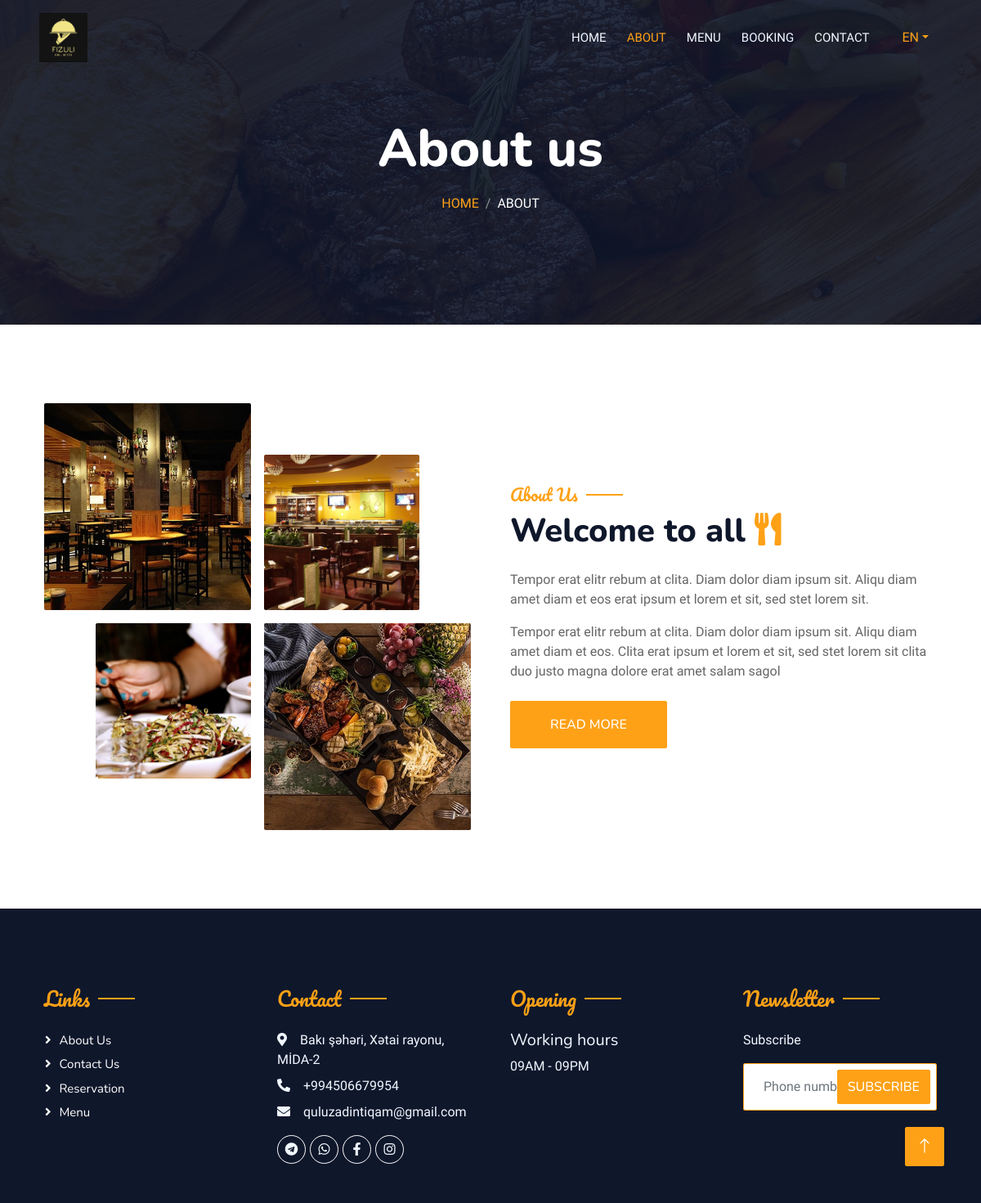
Page /about/ on the earlier database version.
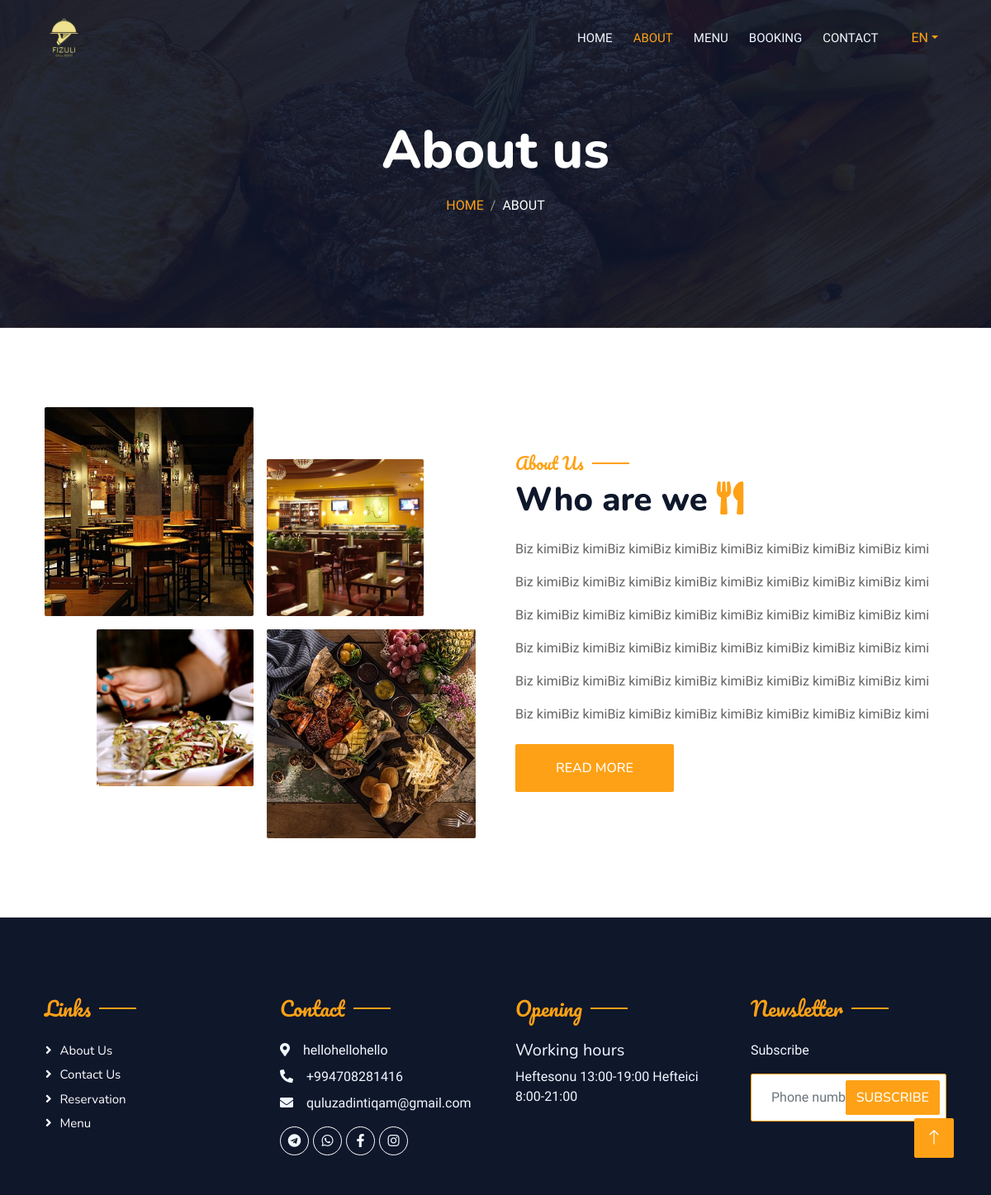
Same page on the later database version.
### restaurant/models.py (models this page shows, shortened)
class MainDetails(DateMixin, SlugMixin):
    location = models.TextField(verbose_name="Ünvan")
    phone_number = models.TextField(verbose_name="Əlaqə nömrəsi")
    email = models.EmailField(verbose_name="E-mail")
    working_time = models.TextField(verbose_name="İş vaxtları")
    logo = models.ImageField(upload_to=Uploader.upload_photo_for_logo, verbose_name="Saytın loqosu")
    video_url = models.TextField(verbose_name="Video linki", null=True, blank=True)
    map_url = models.TextField(verbose_name="Xerite linki", null=True, blank=True)
    class Meta:
        ordering = ("-created_at",)
        verbose_name = "Əsas məlumat"
        verbose_name_plural = "Əsas məlumatlar"

class AboutModel(DateMixin, SlugMixin):
    head = models.CharField(max_length=255, verbose_name="Haqqımızda başlıq hissəsi")
    description = RichTextField(verbose_name="Açıqlama")
    years_of_experience = models.CharField(max_length=255, verbose_name="Təcrübə")
    count_of_workers = models.CharField(max_length=255, verbose_name="İşçilərin sayı")
    img_1 = models.ImageField(upload_to=Uploader.upload_photo_for_about, verbose_name="Sol üst şəkil",
                              help_text="298x298")
    img_2 = models.ImageField(upload_to=Uploader.upload_photo_for_about, verbose_name="Sağ üst şəkil",
                              help_text="224x224")
    img_3 = models.ImageField(upload_to=Uploader.upload_photo_for_about, verbose_name="Sol aşağı şəkil",
                              help_text="224x224")
    img_4 = models.ImageField(upload_to=Uploader.upload_photo_for_about, verbose_name="Sağ aşağı şəkil",
                              help_text="298x298")
    class Meta:
        ordering = ("-created_at",)
        verbose_name = "Haqqımızda"
        verbose_name_plural = "Haqqımızda"

class SocialMedia(DateMixin, SlugMixin):
    social_media = models.CharField(max_length=255, choices=SOCIAL_CHOICES, verbose_name="Sosial media")
    link = models.TextField(verbose_name="Sosial media linki")
    class Meta:
        ordering = ("-created_at", )
        verbose_name = "Sosial media hesab"
        verbose_name_plural = "Sosial media hesabları"

### restaurant/views.py (the view)
# urls.py: path("about/", about_view, name='about'),
def about_view(request):
    about = AboutModel.objects.last()
    context = {
        "about": about,
    }
    return render(request, "about.html", context)

### restaurant/context_processors.py (called while the page is built)
def total_view(request):
    myvalue = request.POST.get("subscribe")
    if myvalue:
        obj = Subscribe(phone_number=myvalue)
        obj.save()
    details = MainDetails.objects.first()
    socials = SocialMedia.objects.all()
    return {"details": details, "socials": socials}

### templates/about.html
{% extends 'base.html' %}
{% load static %}
{% load i18n %}
{% get_current_language as LANGUAGE_CODE %}
{% get_available_languages as LANGUAGES %}
{% block body %}
            <div class="container-xxl py-5 bg-dark hero-header mb-5">
                <div class="container text-center my-5 pt-5 pb-4">
                    <h1 class="display-3 text-white mb-3 animated slideInDown">{% trans 'Meist' %}</h1>
                    <nav aria-label="breadcrumb">
                        <ol class="breadcrumb justify-content-center text-uppercase">
                            <li class="breadcrumb-item"><a href="{% url 'home' %}">{% trans 'Home' %}</a></li>
                            <li class="breadcrumb-item text-white active" aria-current="page">{% trans 'About' %}</li>
                        </ol>
                    </nav>
                </div>
            </div>
        </div>
        <div class="container-xxl py-5">
            <div class="container">
                <div class="row g-5 align-items-center">
                    <div class="col-lg-6">
                        <div class="row g-3">
                            <div class="col-6 text-start">
                                <img class="img-fluid rounded w-100 wow zoomIn" data-wow-delay="0.1s" src="{{about.img_1.url}}">
                            </div>
                            <div class="col-6 text-start">
                                <img class="img-fluid rounded w-75 wow zoomIn" data-wow-delay="0.3s" src="{{about.img_2.url}}" style="margin-top: 25%;">
                            </div>
                            <div class="col-6 text-end">
                                <img class="img-fluid rounded w-75 wow zoomIn" data-wow-delay="0.5s" src="{{about.img_3.url}}">
                            </div>
                            <div class="col-6 text-end">
                                <img class="img-fluid rounded w-100 wow zoomIn" data-wow-delay="0.7s" src="{{about.img_4.url}}">
                            </div>
                        </div>
                    </div>
                    <div class="col-lg-6">
                        <h5 class="section-title ff-secondary text-start text-primary fw-normal">{% trans 'About Us' %}</h5>
                        <h1 class="mb-4">{{about.head}} <i class="fa fa-utensils text-primary me-2"></i></h1>
                        <p class="mb-4">{{about.description|safe}}</p>
                        <a class="btn btn-primary py-3 px-5 mt-2" href="{% url 'about' %}">{% trans 'Read More' %}</a>
                    </div>
                </div>
            </div>
        </div>
       {% endblock body %}

### templates/base.html (shortened to what this page needs)
{% load static %}
{% load i18n %}
{% get_current_language as LANGUAGE_CODE %}
{% get_available_languages as LANGUAGES %}
<!DOCTYPE html>
<html lang="en">
<head>
    <link href="https://cdnjs.cloudflare.com/ajax/libs/font-awesome/5.10.0/css/all.min.css" rel="stylesheet">
    <link href="https://cdn.jsdelivr.net/npm/bootstrap-icons@1.4.1/font/bootstrap-icons.css" rel="stylesheet">
    <link href="{% static 'lib/animate/animate.min.css' %}" rel="stylesheet">
    <link href="{% static 'lib/owlcarousel/assets/owl.carousel.min.css' %}" rel="stylesheet">
    <link href="{% static 'lib/tempusdominus/css/tempusdominus-bootstrap-4.min.css' %}" rel="stylesheet" />
    <link rel="stylesheet" href="https://cdnjs.cloudflare.com/ajax/libs/bootstrap/5.3.2/css/bootstrap.min.css" />
    <link href="{% static 'css/bootstrap.min.css' %}" rel="stylesheet">
    <link href="{% static 'css/style.css' %}" rel="stylesheet">
</head>
<body>
    <div class="container-xxl bg-white p-0">
        <div class="container-xxl position-relative p-0">
            <nav class="navbar navbar-expand-lg navbar-dark bg-dark px-4 px-lg-5 py-3 py-lg-0">
                <a href="{% url 'home' %}" class="navbar-brand p-0">
                    <h1 class="text-primary m-0"><img src="{{details.logo.url}}" alt=""></h1>
                </a>
                <div class="collapse navbar-collapse" id="navbarCollapse">
                    <div class="navbar-nav ms-auto py-0 pe-4">
                        <a href="{% url 'home' %}" class="nav-item nav-link {% if request.path == '/' %}  active {% endif %}">{% trans 'Home' %}</a>
                        <a href="{% url 'about' %}" class="nav-item nav-link {% if request.path == '/about/' %}  active {% endif %}">{% trans 'About' %}</a>
                        <a href="{% url 'menu' %}" class="nav-item nav-link {% if request.path == '/menu/' %}  active {% endif %}">{% trans 'Menu' %}</a>
                        <a href="{% url 'booking' %}" class="nav-item nav-link {% if request.path == '/booking/' %}  active {% endif %}">{% trans 'Booking' %}</a>
                        <a href="{% url 'contact' %}" class="nav-item nav-link {% if request.path == '/contact/' %}  active {% endif %}">{% trans 'Contact' %}</a>
                    </div>
                   <div class="nav-item dropdown">
                            <a href="#" class="nav-link dropdown-toggle" data-bs-toggle="dropdown">{{LANGUAGE_CODE|upper}}</a>
                        </div>
                </div>
            </nav>
            {% block body %}
            {% endblock body %}
        <div class="container-fluid bg-dark text-light footer pt-5 mt-5 wow fadeIn" data-wow-delay="0.1s">
            <div class="container py-5">
                <div class="row g-5">
                    <div class="col-lg-3 col-md-6">
                        <h4 class="section-title ff-secondary text-start text-primary fw-normal mb-4">{% trans 'Links' %}</h4>
                        <a class="btn btn-link" href="{% url 'about' %}">{% trans 'About Us' %}</a>
                        <a class="btn btn-link" href="{% url 'contact' %}">{% trans 'Contact Us' %}</a>
                        <a class="btn btn-link" href="{% url 'booking' %}">{% trans 'Reservation' %}</a>
                        <a class="btn btn-link" href="{% url 'menu' %}">{% trans 'Menu' %}</a>
                    </div>
                    <div class="col-lg-3 col-md-6">
                        <h4 class="section-title ff-secondary text-start text-primary fw-normal mb-4">Contact</h4>
                        <p class="mb-2"><i class="fa fa-map-marker-alt me-3"></i>{{details.location}}</p>
                        <p class="mb-2"><i class="fa fa-phone-alt me-3"></i>{{details.phone_number}}</p>
                        <p class="mb-2"><i class="fa fa-envelope me-3"></i>{{details.email}}</p>
                        <div class="d-flex pt-2">
                           {% for s in socials %}
                            {% if s.social_media == 'wp' %}
                            <a class="btn btn-outline-light btn-social" href="https://wa.me/{{s.link}}"><i class="fab fa-whatsapp"></i></a>
                            {% endif %}
                            {% if s.social_media == 'insta' %}
                            <a class="btn btn-outline-light btn-social" href="https://{{s.link}}"><i class="fab fa-instagram"></i></a>
                            {% endif %}
                            {% if s.social_media == 'telegram' %}
                            <a class="btn btn-outline-light btn-social" href="https://t.me/{{s.link}}"><i class="fab fa-telegram"></i></a>
                            {% endif %}
                            {% if s.social_media == 'fb' %}
                            <a class="btn btn-outline-light btn-social" href="https://{{s.link}}"><i class="fab fa-facebook-f"></i></a>
                            {% endif %}
                            {% endfor %}
                        </div>
                    </div>
                    <div class="col-lg-3 col-md-6">
                        <h4 class="section-title ff-secondary text-start text-primary fw-normal mb-4">{% trans 'Opening' %}</h4>
                        <h5 class="text-light fw-normal">{% trans 'Working hours' %}</h5>
                        <p>{{details.working_time}}</p>
                    </div>
                    <div class="col-lg-3 col-md-6">
                        <h4 class="section-title ff-secondary text-start text-primary fw-normal mb-4">{% trans 'Newsletter' %}</h4>
                        <p>{% trans 'Subscribe' %}</p>
                        <div class="position-relative mx-auto" style="max-width: 400px;">
                            <form method="post">
                            <button type="submit" class="btn btn-primary py-2 position-absolute top-0 end-0 mt-2 me-2">{% trans 'Subscribe' %}</button>
                       </form>
                        </div>
                    </div>
                </div>
            </div>
        </div>
        <a href="#" class="btn btn-lg btn-primary btn-lg-square back-to-top"><i class="bi bi-arrow-up"></i></a>
    </div>
</body>
</html>

### static/css/style.css (style rules this page uses)
:root { --primary: #FEA116; --light: #F1F8FF; --dark: #0F172B; }
.ff-secondary { font-family: 'Pacifico', cursive; }
.back-to-top { position: fixed; display: none; right: 45px; bottom: 45px; z-index: 99; }
.btn { font-family: 'Nunito', sans-serif; font-weight: 500; text-transform: uppercase; transition: .5s; }
.btn.btn-primary, .btn.btn-secondary { color: #FFFFFF; }
.btn-lg-square { width: 48px; height: 48px; }
.btn-square, .btn-sm-square, .btn-lg-square { padding: 0; display: flex; align-items: center; justify-content: center; font-weight: normal; border-radius: 2px; }
.navbar-dark .navbar-nav .nav-link { position: relative; margin-left: 25px; padding: 35px 0; font-size: 15px; color: var(--light) !important; text-transform: uppercase; font-weight: 500; outline: none; transition: .5s; }
.navbar-dark .navbar-nav .nav-link:hover, .navbar-dark .navbar-nav .nav-link.active { color: var(--primary) !important; }
.navbar-dark .navbar-brand img { max-height: 60px; transition: .5s; }
@media (min-width: 992px) { .navbar-dark { position: absolute; width: 100%; top: 0; left: 0; z-index: 999; background: transparent !important; } }
.hero-header { background: linear-gradient(rgba(15, 23, 43, .9), rgba(15, 23, 43, .9)), url(../img/bg-hero.jpg); background-position: center center; background-repeat: no-repeat; background-size: cover; }
.breadcrumb-item + .breadcrumb-item::before { color: rgba(255, 255, 255, .5); }
.section-title { position: relative; display: inline-block; }
.section-title::before { position: absolute; content: ""; width: 45px; height: 2px; top: 50%; left: -55px; margin-top: -1px; background: var(--primary); }
.section-title::after { position: absolute; content: ""; width: 45px; height: 2px; top: 50%; right: -55px; margin-top: -1px; background: var(--primary); }
.section-title.text-start::before, .section-title.text-end::after { display: none; }
.footer .btn.btn-social { margin-right: 5px; width: 35px; height: 35px; display: flex; align-items: center; justify-content: center; color: var(--light); border: 1px solid #FFFFFF; border-radius: 35px; transition: .3s; }
.footer .btn.btn-link { display: block; margin-bottom: 5px; padding: 0; text-align: left; color: #FFFFFF; font-size: 15px; font-weight: normal; text-transform: capitalize; transition: .3s; }
.footer .btn.btn-link::before { position: relative; content: "\f105"; font-family: "Font Awesome 5 Free"; font-weight: 900; margin-right: 10px; }

Differences in the rows shown:
removed MainDetails: logo (picture), location "Bakı şəhəri, Xətai rayonu, MİDA-2", phone_number "+994506679954", email "quluzadintiqam@gmail.com", working_time "09AM - 09PM"
removed AboutModel: img_1 (picture), img_2 (picture), img_3 (picture), img_4 (picture), head "Welcome to all", description "Tempor erat elitr rebum at clita. Diam dolor diam ipsum sit. Aliqu diam amet diam et eos erat ipsum et lorem et sit, sed stet lorem sit. Tempor erat elitr rebum at clita. Diam dolor diam ipsum sit. Aliqu diam amet diam et eos. Clita erat ipsum et lorem et sit, sed stet lorem sit clita duo justo magna dolore erat amet salam sagol"
added MainDetails: logo (picture), location "hellohellohello", phone_number "+994708281416", email "quluzadintiqam@gmail.com", working_time "Heftesonu 13:00-19:00 Hefteici 8:00-21:00"
added AboutModel: img_1 (picture), img_2 (picture), img_3 (picture), img_4 (picture), head "Who are we", description "Biz kimiBiz kimiBiz kimiBiz kimiBiz kimiBiz kimiBiz kimiBiz kimiBiz kimi Biz kimiBiz kimiBiz kimiBiz kimiBiz kimiBiz kimiBiz kimiBiz kimiBiz kimi Biz kimiBiz kimiBiz kimiBiz kimiBiz kimiBiz kimiBiz kimiBiz kimiBiz kimi Biz kimiBiz kimiBiz kimiBiz kimiBiz kimiBiz kimiBiz kimiBiz kimiBiz kimi Biz kimiBiz kimiBiz kimiBiz kimiBiz kimiBiz kimiBiz kimiBiz kimiBiz kimi Biz kimiBiz kimiBiz kimiBiz kimiBiz kimiBiz kimiBiz kimiBiz kimiBiz kimi"
